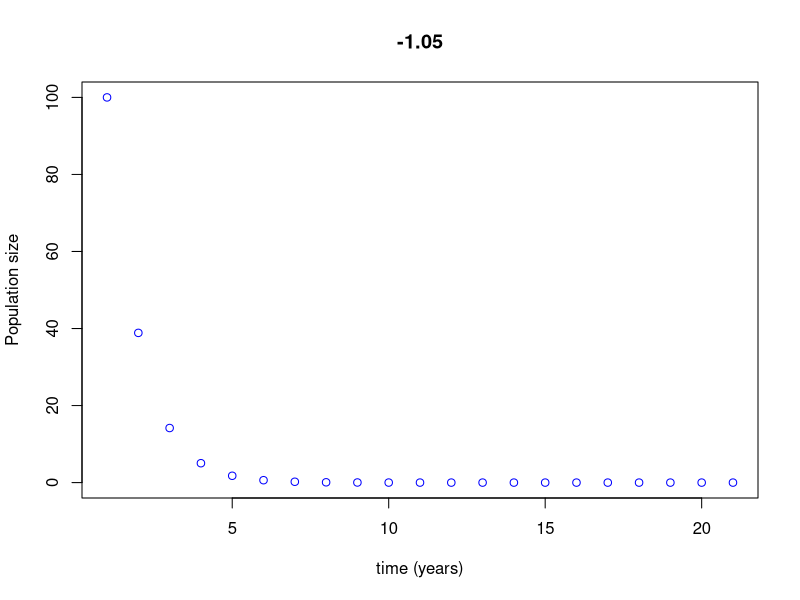
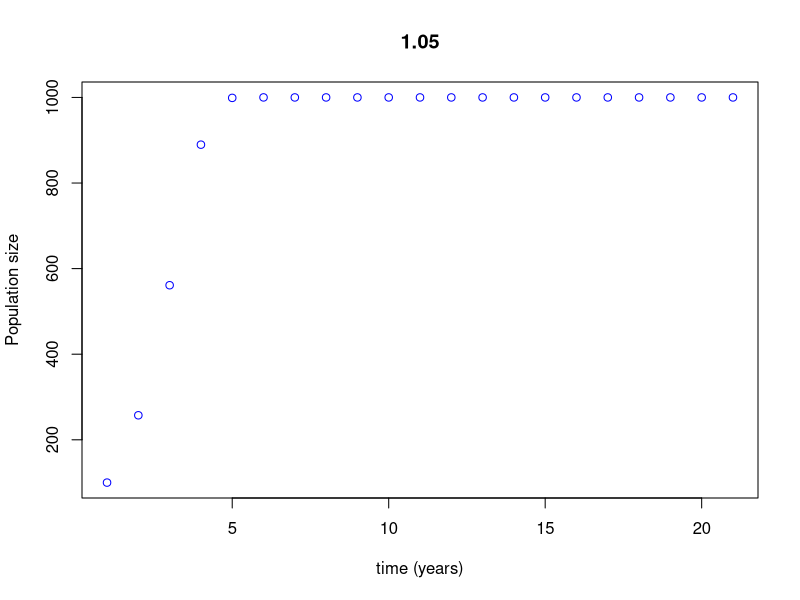
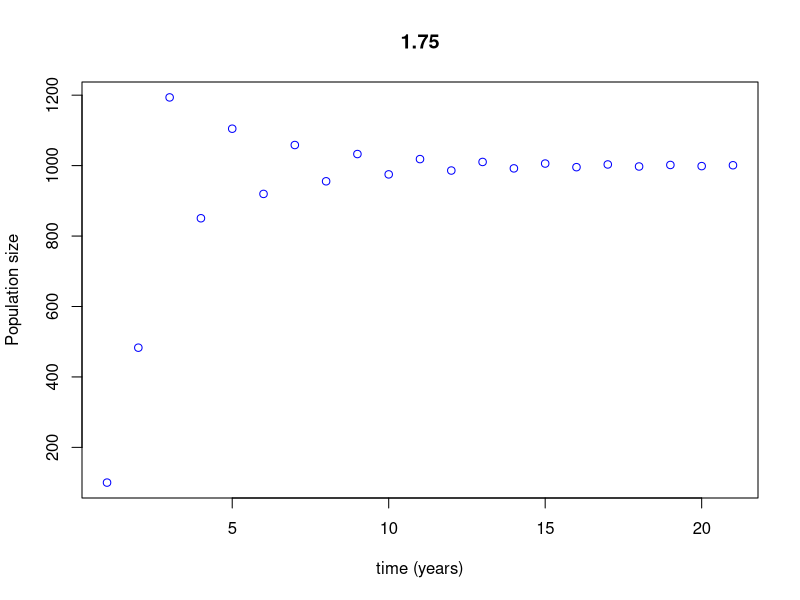
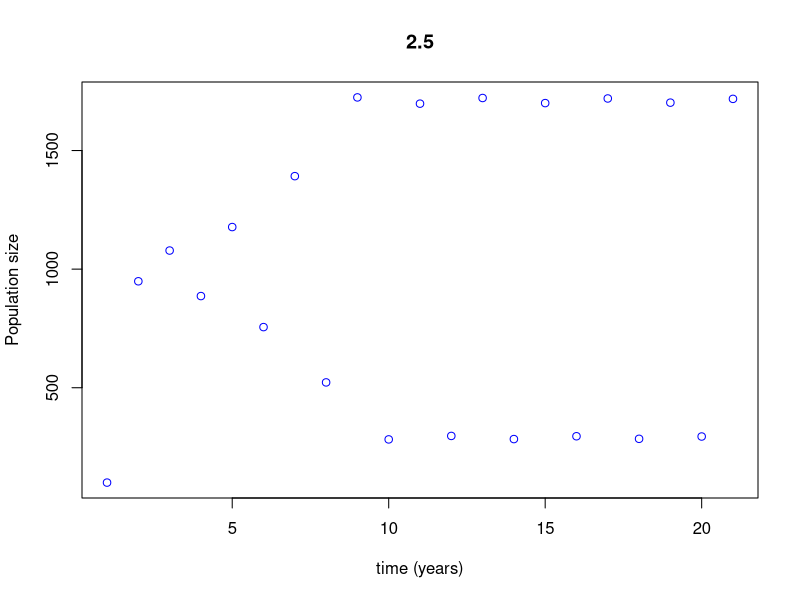
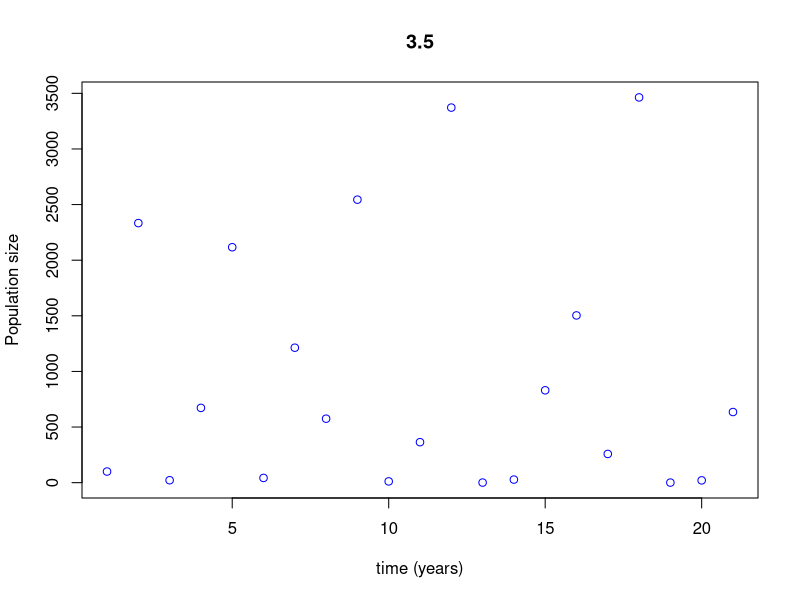
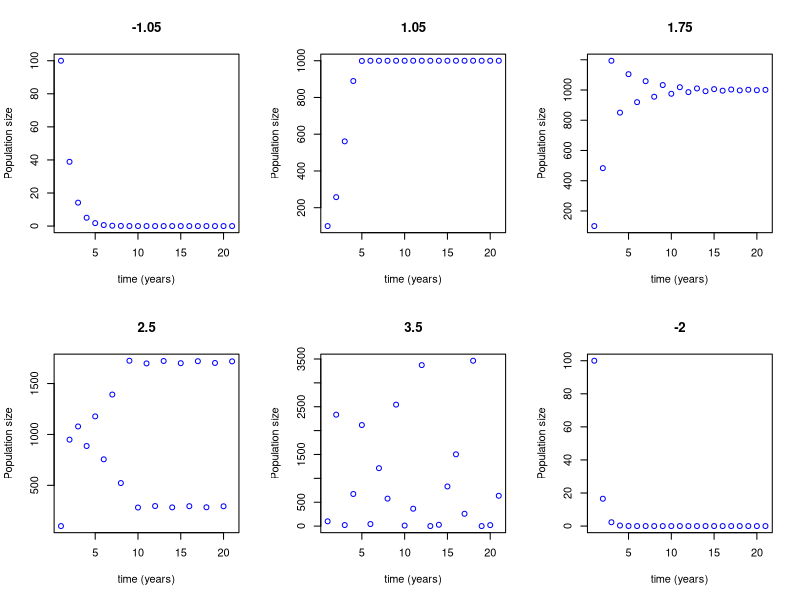
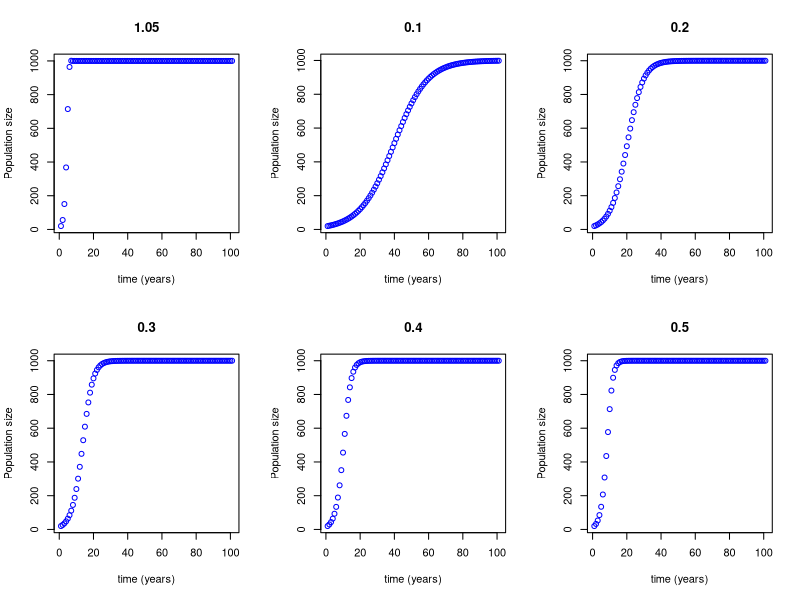
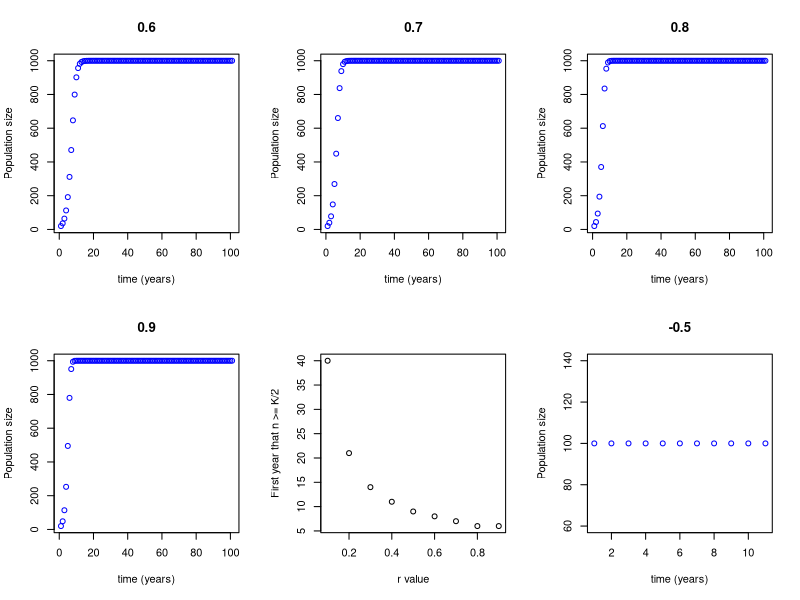

R code for these plots, in order:
# Elizabeth Karan
# Modeling exercises

# Write a function that runs the Ricker model, plots the result, and returns the time series as 
# an output. 
# At minimum, your function should take all parameter values and initial conditions as input 
# arguments.
ricker_model <- function(RR, K, N0, ttMax){
  NN<- matrix(NA, nrow = 1, ncol = ttMax+1)
  NN[1] <- N0
  for (tt in 1:ttMax){
    NN[tt + 1] <- NN[tt] * exp(RR*(1-(NN[tt]/K)))
    tt<- tt +1
  }
  plot(1:(ttMax+1), NN, main = RR, xlab = "time (years)", ylab = "Population size", col = 'blue')
  return(NN)
}

# Explore the dynamics of the model. Try to find combinations of parameter values that yield 
# the following patterns:

# Population decreases to n = 0.
ricker_model(-1.05, 1000, 100, 20)
# Population approaches stable equilibrium at n∗ = K, without oscillations.
ricker_model(1.05, 1000, 100, 20)
# Decaying oscillations around n∗ = K.
ricker_model(1.75, 1000, 100, 20)
# Persistent, regular oscillations.
ricker_model(2.5, 1000, 100, 20)
# Crazy, random-looking fluctuations (chaos).
ricker_model(3.5, 1000, 100, 20)
# r is the key driver of these patterns

# Choose six interesting values of this parameter. 
# Write a script that makes an array of six plots showing the model dynamics for each of these values
par(mfrow = c(2, 3))
ricker_model(-1.05, 1000, 100, 20)
ricker_model(1.05, 1000, 100, 20)
ricker_model(1.75, 1000, 100, 20)
ricker_model(2.5, 1000, 100, 20)
ricker_model(3.5, 1000, 100, 20)
ricker_model(-2, 1000, 100, 20)

# Imagine n0 = 20 and K = 1000 for a certain population of deer that is growing according to the Ricker model.
# you want to know tK/2, the first year that nt ≥ K/2
# your output time series is called nVec
# determine the index of the first element of nVec that is ≥ K/2
nVec <- ricker_model(1.05, 1000, 20, 100)
index_first <- min(which(nVec >= 500)); index_first

# Write a script that runs the necessary simulations and collects the necessary data to plot how 
# tK/2 depends on r, for the range of r from 0.1 to 0.9.
r_values <- seq(0.1, 0.9, by = .1)
halfK <- seq(1, length(r_values))
for(rr in 1:length(r_values)){
  tempT <- ricker_model(r_values[rr], 1000, 20, 100)
  halfK[rr] <- min(which(tempT >= 500))
}

plot(r_values, halfK, xlab = "r value", ylab = "First year that n >= K/2")

# Write pseudo-code to do a joint sensitivity analysis for two parameters.
# choose a vector of values you’d like to consider for both r and K
# choose a simple output from your model (e.g. population size at t = 10)
# un the model for all possible combinaioins of these values and 
# collect the results in a matrix with appropriate dimensions
# Plot the results in some way

# Pseudo-code:
# set conistent values for variables not being tested: N0 and t
# initialize vector matching number of tested values
# initialize null vector to be filled with test results; in length to previous vector
# outer for loop iterates through r values
# inner for loop iterates through all K values against the r value (that way each pair of r and k is ivestigated)
# inside the inner for loop, run the model with both K and r at specific pair of values
# store result of function in the second vector

# set conistent values for variables not being tested: N0 and t
N0 <- 100
t <- 10
# initialize vector matching number of tested values
rVec <- seq(-0.5, 0.5, by=0.1)
kVec <- seq(100, 1000, by=100)
# initialize null vector to be filled with test results; in length to previous vector
nnVec <- matrix(NA, length(rVec), length(kVec))
# outer for loop iterates through r values
for(ff in 1:length(rVec)){
  # inner for loop iterates through all K values against the r value (that way each pair of r and k is ivestigated)
  for(gg in 1:length(kVec)){
    # inside the inner for loop, run the model with both K and r at specific pair of values
    output <- ricker_model(rVec[ff], kVec[gg], N0, t)
    nnVec[ff, gg] <- output[5]
  }
}
nnVec
contour(nnVec)
image(nnVec)
  
